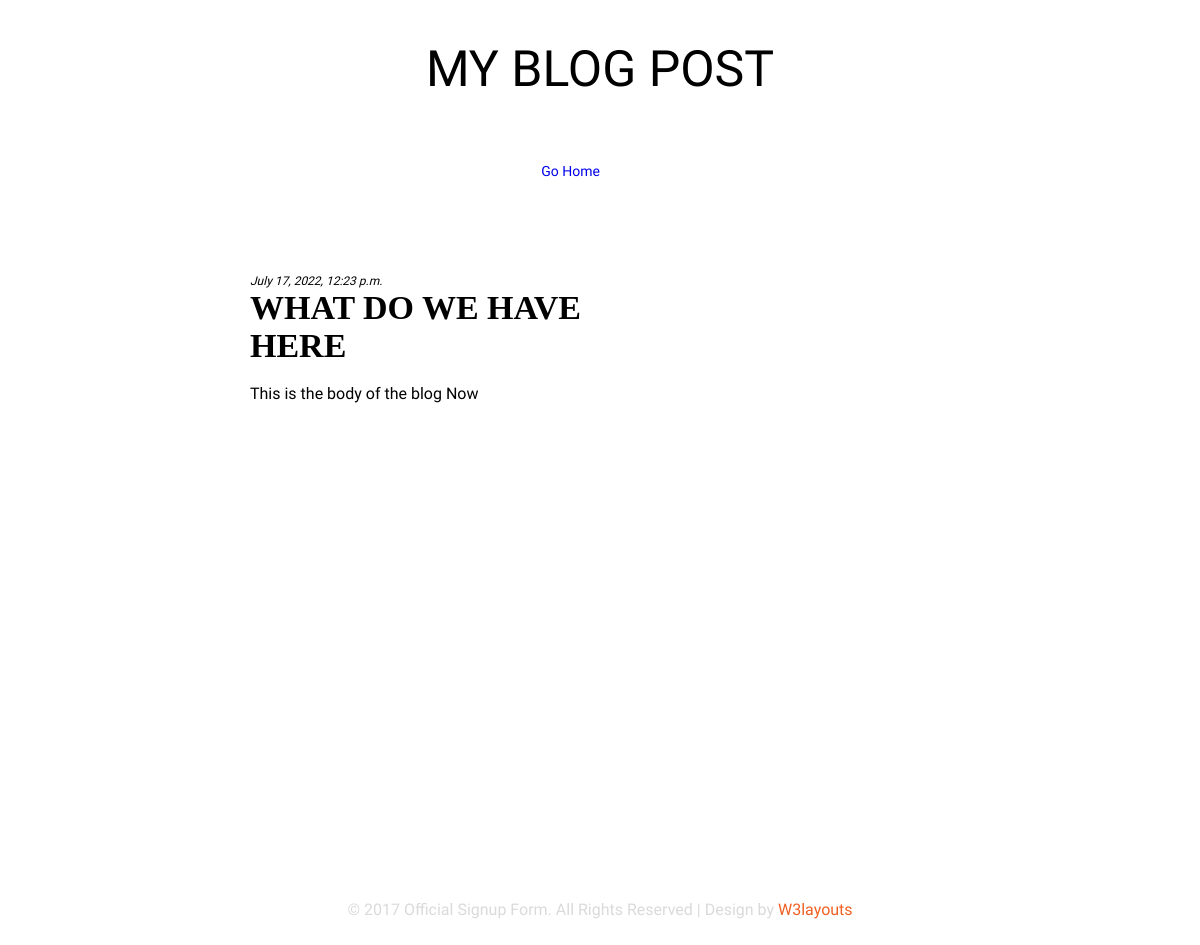
The app's page /9/, older data.
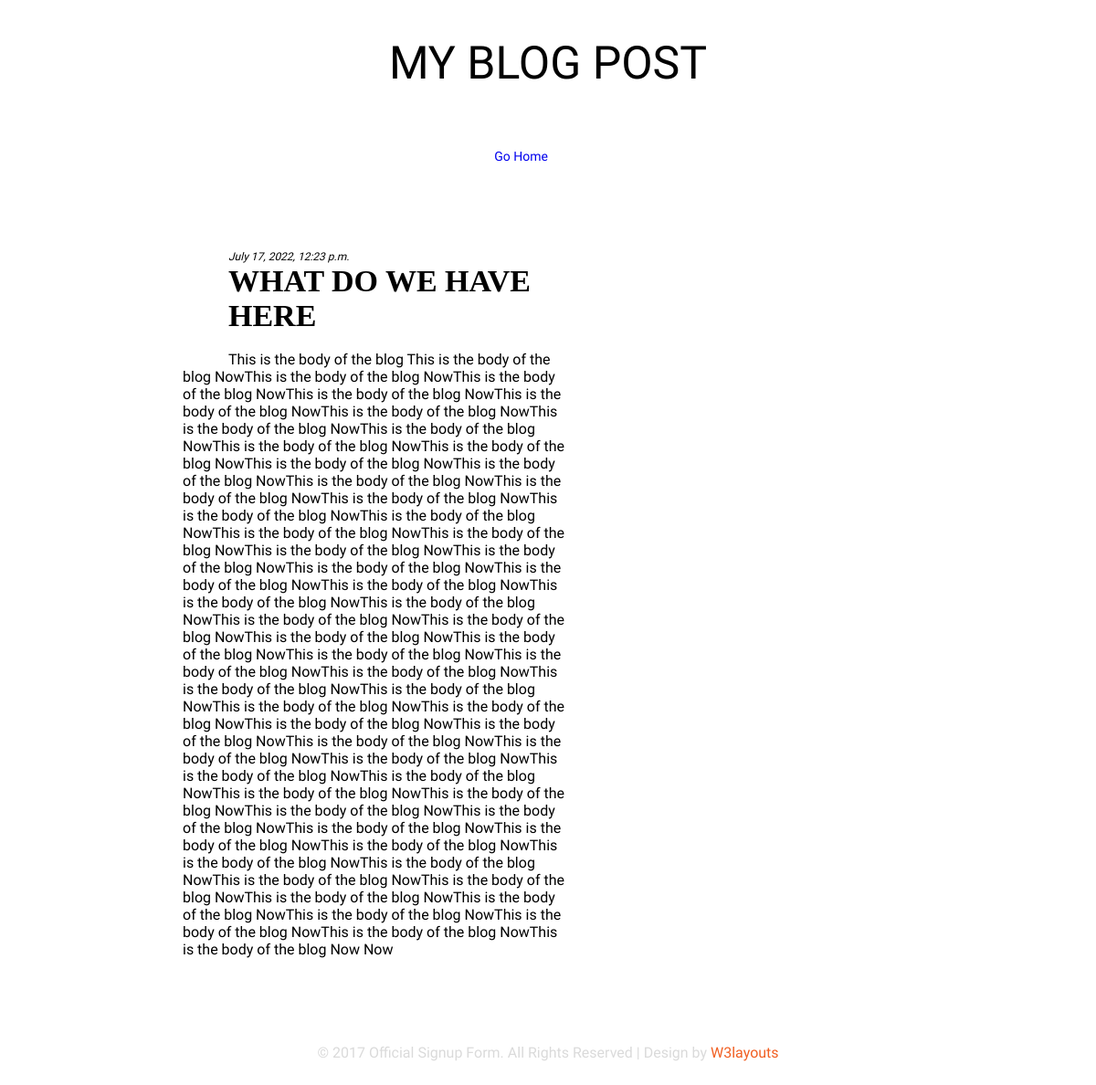
The same page, newer data.
### theplug/models.py (models this page shows)
class Post(models.Model):
	title = models.CharField(max_length=255)
	body = models.TextField()
	image = models.ImageField(upload_to="img", null=True, blank=True)
	date_added = models.DateTimeField(auto_now_add=True)
	class Meta:
		ordering =['-date_added']

### theplug/views.py (the view)
# urls.py: path('<slug:pk>/', views.PostDetail.as_view(), name='post_detail'),
class PostDetail(generic.DetailView):
    model = Post
    template_name = 'theplug/post_detail.html'

### theplug/templates/theplug/post_detail.html (shortened to what this page needs)
{% load static %}
<!doctype html>
<html>
<head>
<link href="{% static 'css/font-awesome.min.css' %}" rel="stylesheet" type="text/css" media="all" />
<link href="{% static 'css/style.css' %}" rel='stylesheet' type='text/css' media="all" />
</head>
<body style="background:white;">
<h1 class="w3ls" style="color:black;">My Blog Post</h1>
<div class="content-w3ls" style="background:white;">
	<div class="content-agile2" style="color: white;">
		<span style="float:right; font-style:bold; font-size: 14px; color:black;"> <a href="{% url 'theplug:sign_up' %}">Go Home </a></span>
		<br><br><br>
	</div>
	<div class="content-agile1" style="background:none; padding-top: 50px; padding-left: 20px;">
			<span  style="padding-left:50px; padding-top: 50px; font-size: 12px; font-style: italic; "> {{ post.date_added }}</span>
			<h2 style="padding-left:50px; padding-top: 0px; color: black; font-family: verdana; font-size:34px; font-style: bold; font-weight: 700"> {{ post.title.upper }}</h2>
			<br>
			<span style="padding-left:50px; padding-top: 50px; padding-bottom:100px;">
				{{ post.body }}
			</span>
			<br><br>
	</div>
</div>
<p class="copyright w3l">© 2017 Official Signup Form. All Rights Reserved | Design by <a href="https://w3layouts.com/" target="_blank">W3layouts</a></p>
</body>
</html>

Row changes from the older to the newer data that the page shows:
changed Post "WHAT DO WE HAVE HERE": body "This is the body of the blog Now" → "This is the body of the blog This is the body of the blog NowThis is the body of the blog NowThis is the body of the blog NowThis is the body of the blog NowThis is the body of the blog NowThis is the body of the blog NowThis is the body of the blog NowThis is the body of the blog NowThis is the body of the blog NowThis is the body of the blog NowThis is the body of the blog NowThis is the body of the blog NowThis is the body of the blog NowThis is the body of the blog NowThis is the body of the blog NowThis is the body of the blog NowThis is the body of the blog NowThis is the body of the blog NowThis is the body of the blog NowThis is the body of the blog NowThis is the body of the blog…"
